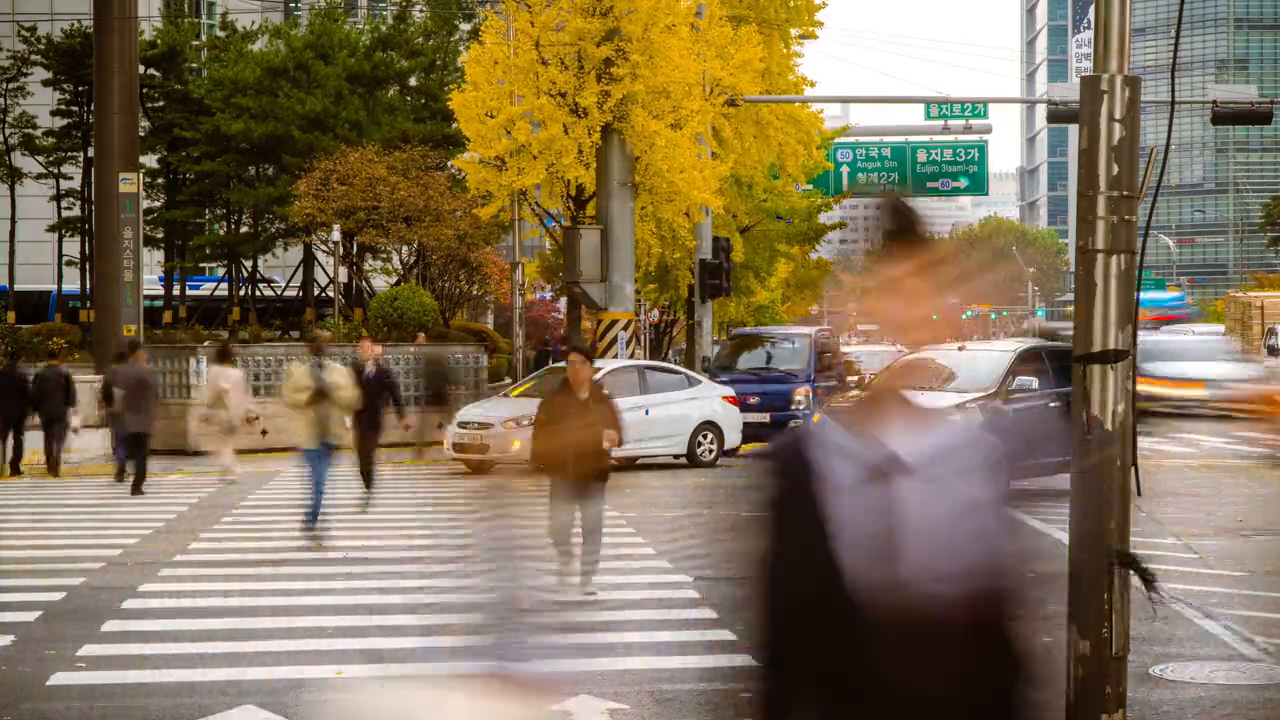
#> input picture frame 15 of OpenCV_컴퓨터비전과정_실습/videos/seoul.mp4, 1280 x 720 px, given in place of road.mp4, which was not available
$ python '허프변환_동영상직선 검출_1.py'
#> lines starting #> are read from the running program, lines starting #| are printed output that depends on the picture; pictures that were not available may be replaced by others from this repository, and a replacement may not be noted
import cv2
import sys
import numpy as np
import math


cap = cv2.VideoCapture('videos/road.mp4')


while True:
    ret, frame = cap.read()
#> frame is the input picture: shape (720, 1280, 3); mean B, G, R 89.5, 114.6, 131

    edges = cv2.Canny(frame, 50, 150)
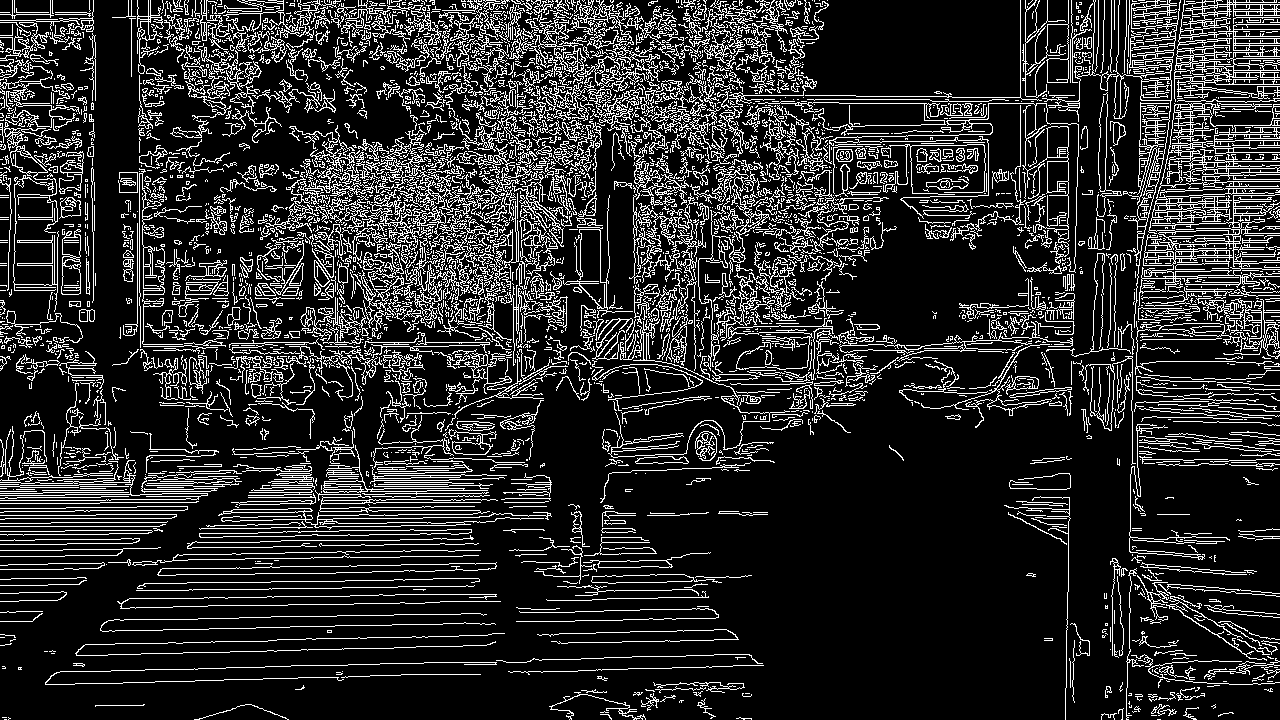
#> edges: shape (720, 1280); 16.5% white in thin lines or dots
    lines = cv2.HoughLinesP(edges, 1, np.pi / 180., 160, minLineLength=100, maxLineGap=8)
#> lines = 188 rows, first 6: [839, 103, 970, 103], [675, 195, 852, 195], [527, 86, 694, 115], [281, 616, 405, 614], [295, 172, 501, 172], [464, 99, 822, 130]
    dst = cv2.cvtColor(edges, cv2.COLOR_GRAY2BGR)
#> dst: shape (720, 1280, 3); 16.5% white in thin lines or dots

    if lines is not None:
        for i in range(lines.shape[0]):
            pt1 = (lines[i][0][0], lines[i][0][1]) # 시작점 좌표
            pt2 = (lines[i][0][2], lines[i][0][3]) # 끝점 좌표
            cv2.line(dst, pt1, pt2, (0, 0, 255), 2, cv2.LINE_AA)
#> this loop made 188 passes
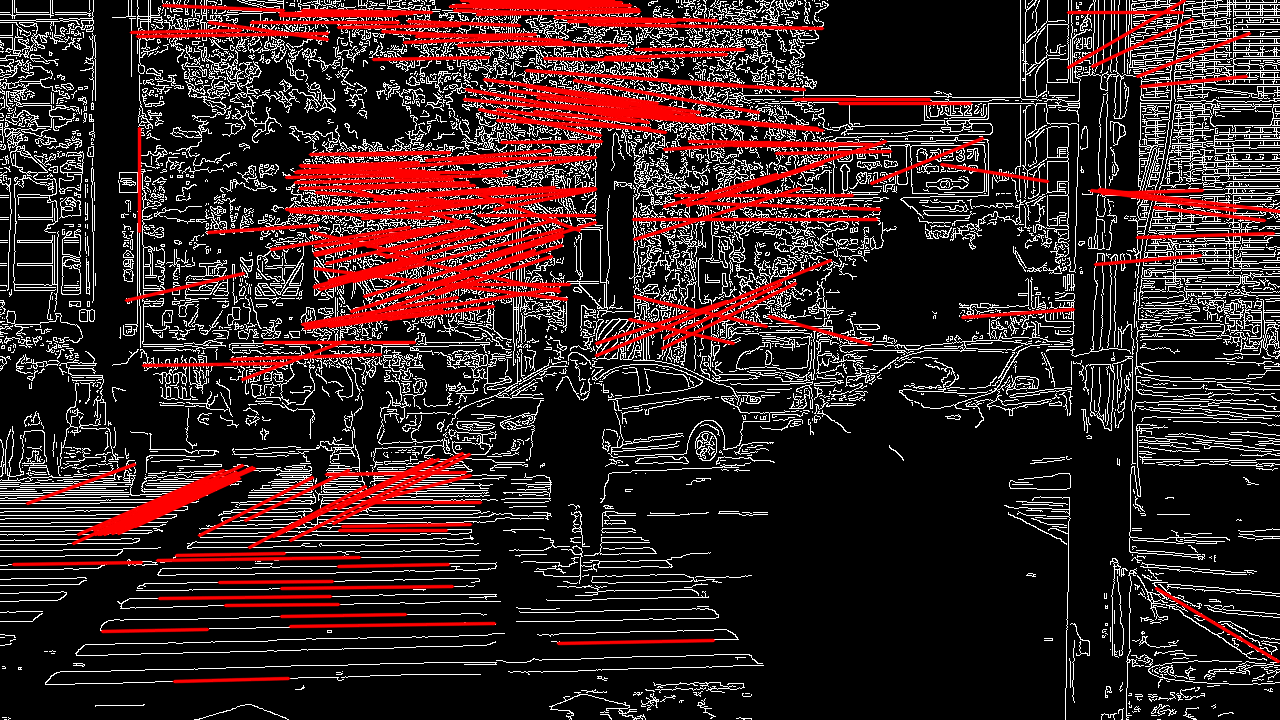
#> dst: shape (720, 1280, 3); mean B, G, R 34.9, 34.9, 55.7


    cv2.imshow('src', frame)
    cv2.imshow('dst', dst)

    if cv2.waitKey(10) == 27: break
#> (key Esc is pressed here)


cv2.destroyAllWindows()

$ run again, starting later in the video
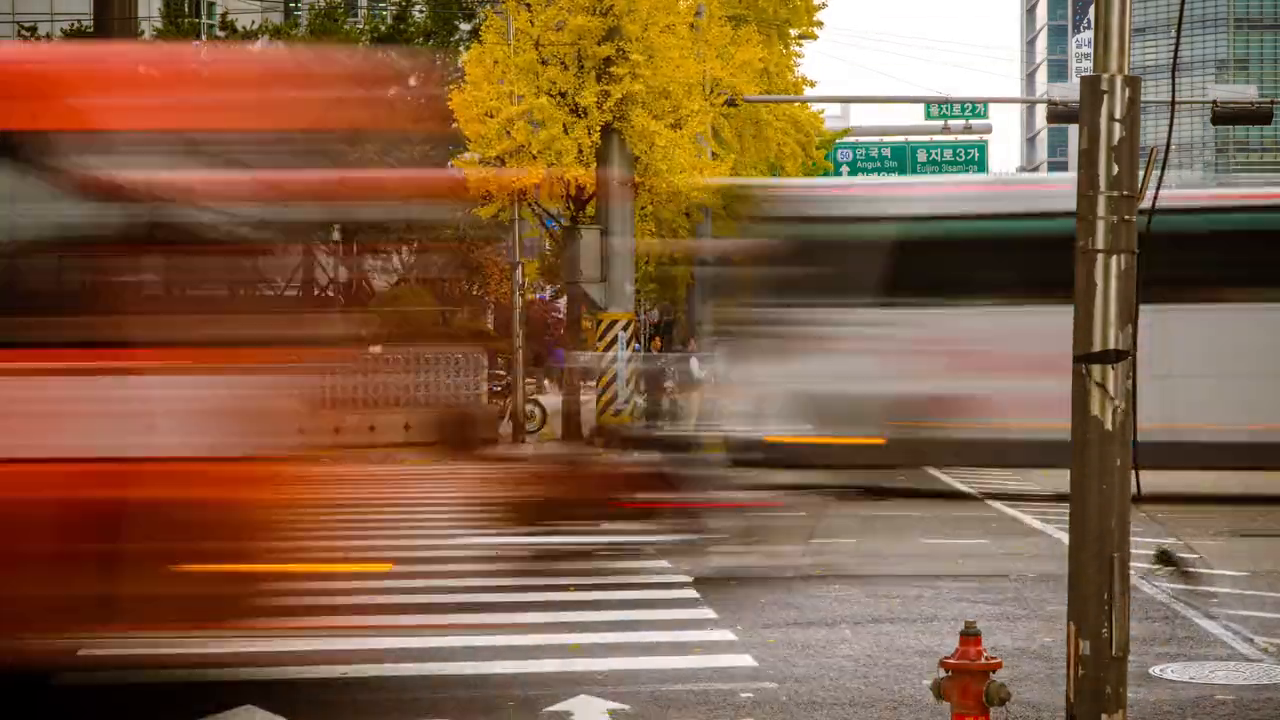
#> input picture frame 67 of OpenCV_컴퓨터비전과정_실습/videos/seoul.mp4, 1280 x 720 px, given in place of road.mp4, which was not available
#> frame is the input picture: shape (720, 1280, 3); mean B, G, R 69.4, 95.7, 130.4
#> `edges = cv2.Canny(frame, 50, 150)`:
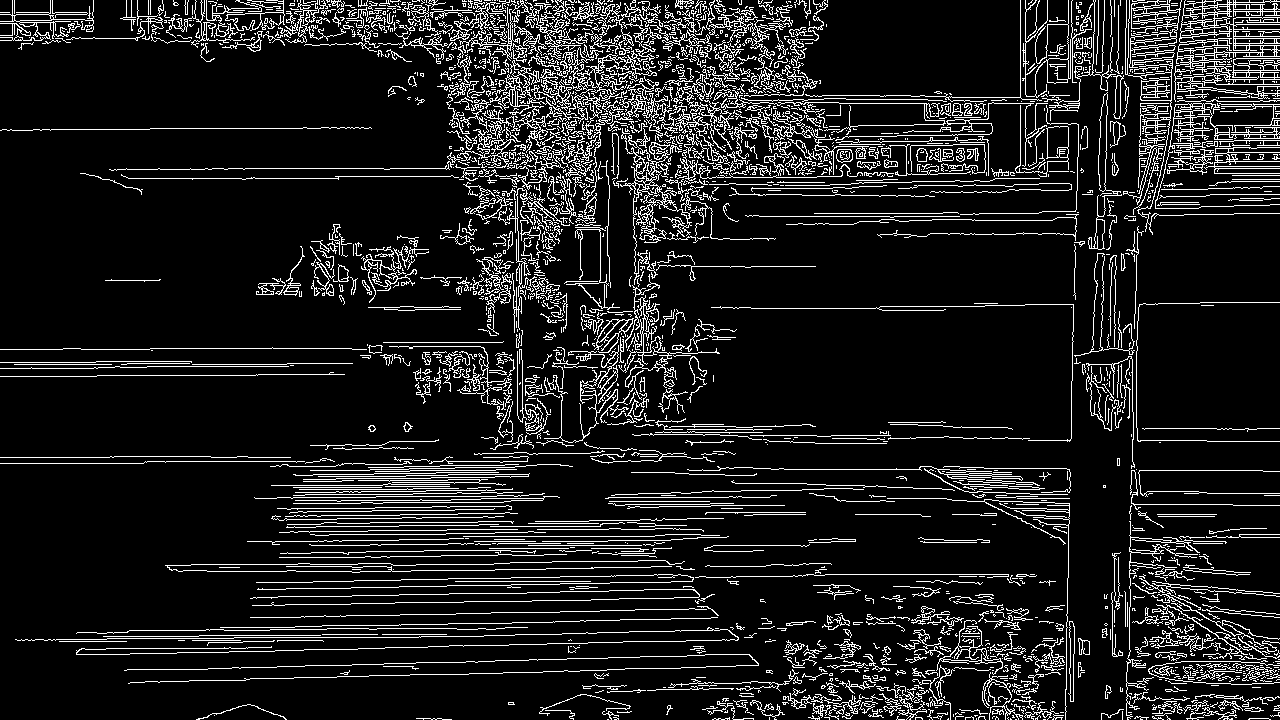
#> edges: shape (720, 1280); 11.4% white in thin lines or dots
#> lines = 132 rows, first 6: [682, 168, 814, 168], [351, 587, 559, 584], [398, 43, 533, 45], [839, 103, 1047, 103], [851, 95, 951, 96], [338, 26, 530, 33]
#> the loop `for i in range(lines.shape[0]):` made 132 passes
#> after the loop `for i in range(lines.shape[0]):`:
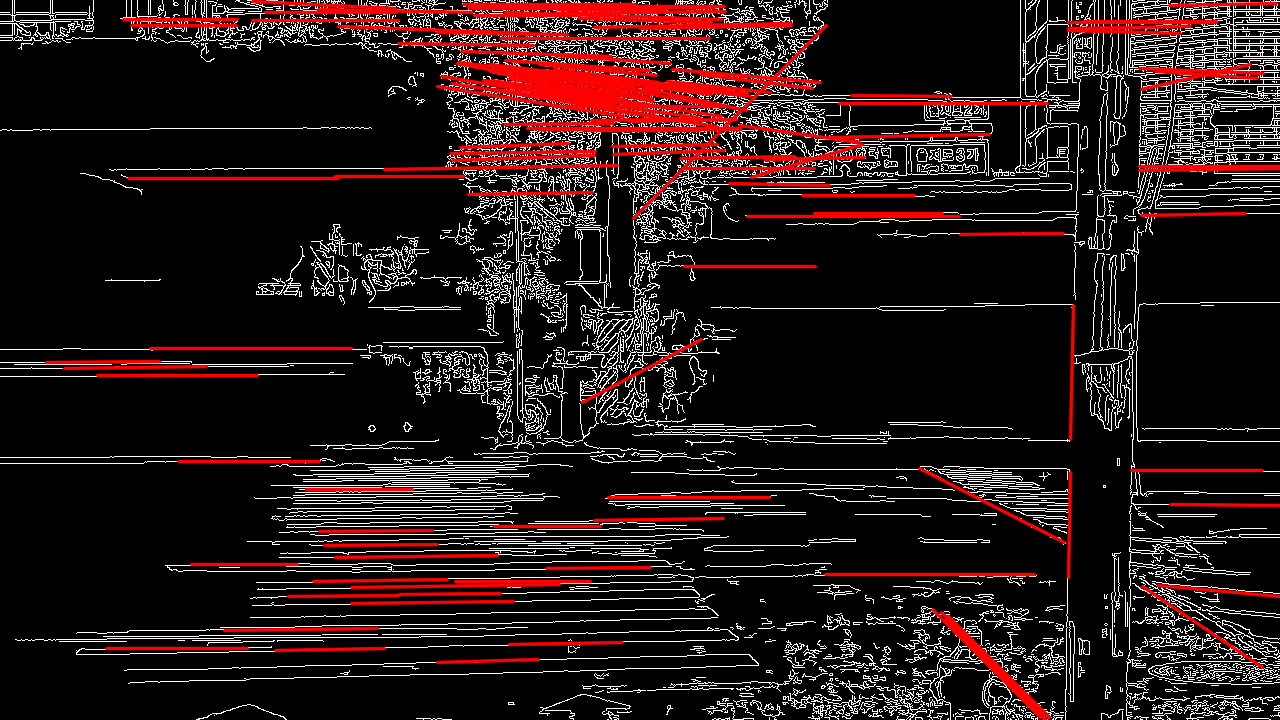
#> dst: shape (720, 1280, 3); mean B, G, R 24.1, 24.1, 39.4

$ run again, starting later in the video
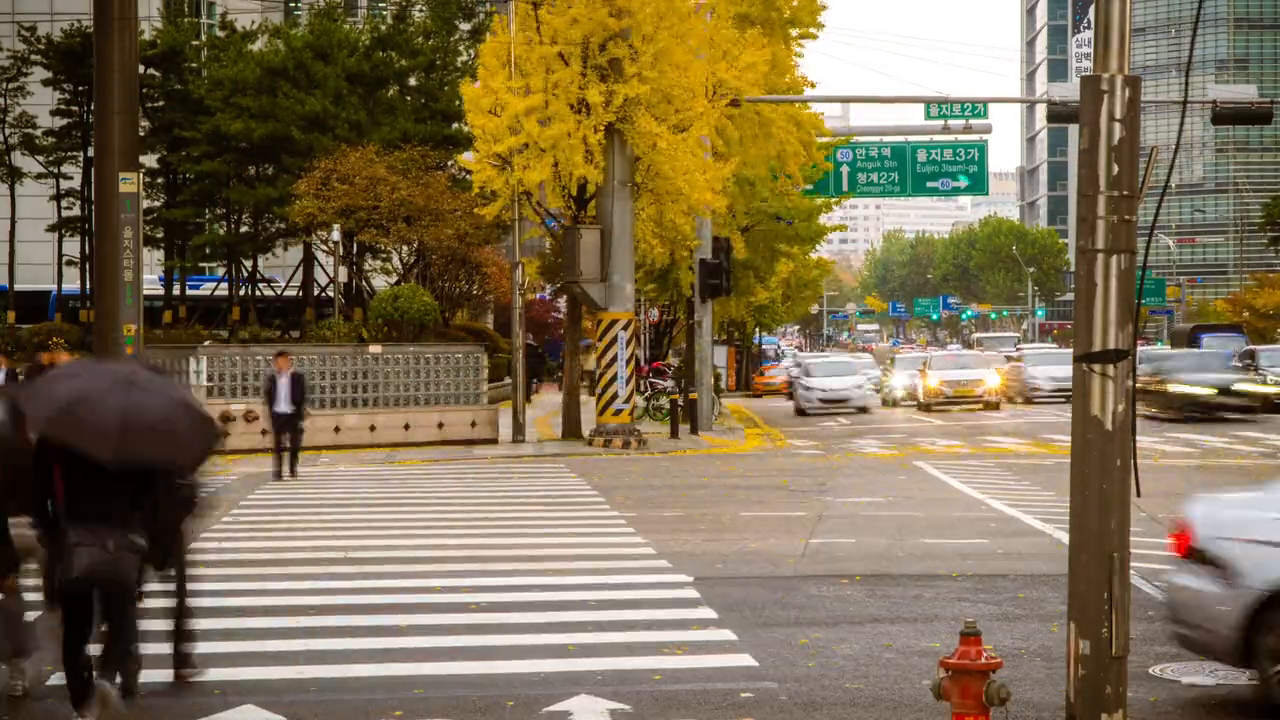
#> input picture frame 120 of OpenCV_컴퓨터비전과정_실습/videos/seoul.mp4, 1280 x 720 px, given in place of road.mp4, which was not available
#> frame is the input picture: shape (720, 1280, 3); mean B, G, R 83.8, 111.1, 126.2
#> `edges = cv2.Canny(frame, 50, 150)`:
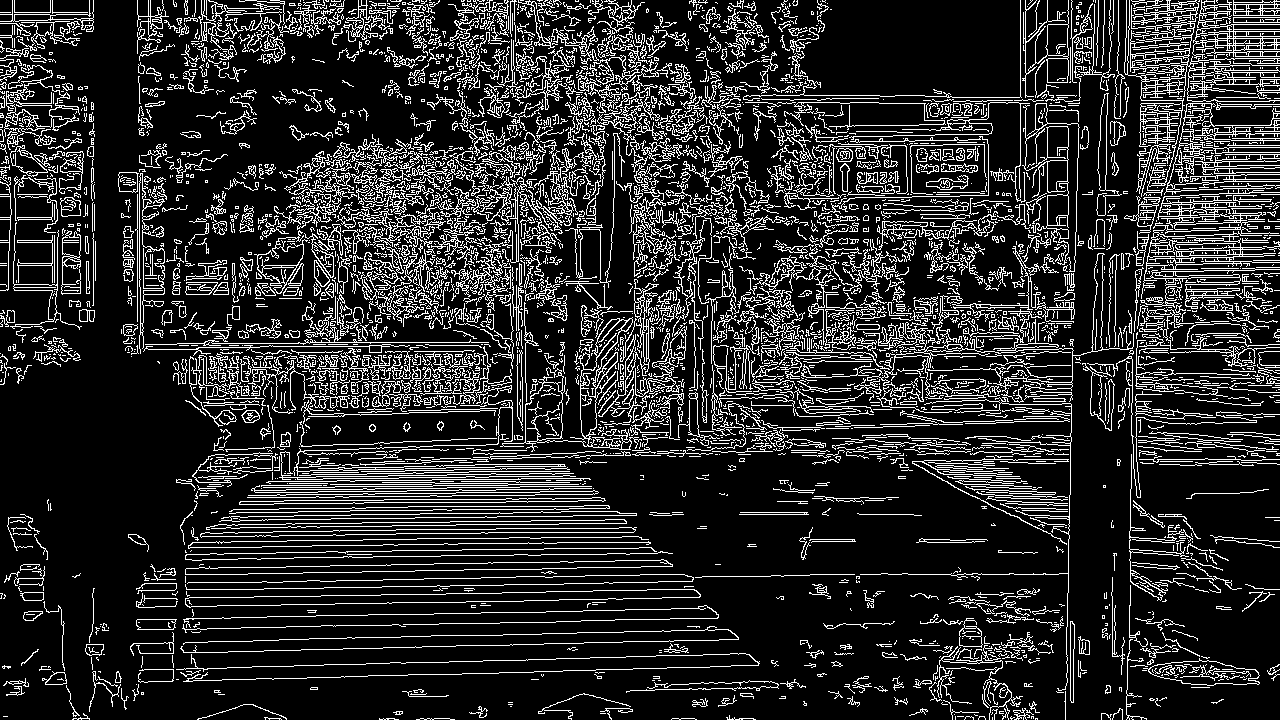
#> edges: shape (720, 1280); 16.8% white in thin lines or dots
#> lines = 182 rows, first 6: [213, 589, 657, 582], [404, 602, 558, 600], [566, 103, 709, 103], [370, 272, 564, 282], [298, 342, 488, 342], [186, 568, 329, 566]
#> the loop `for i in range(lines.shape[0]):` made 182 passes
#> after the loop `for i in range(lines.shape[0]):`:
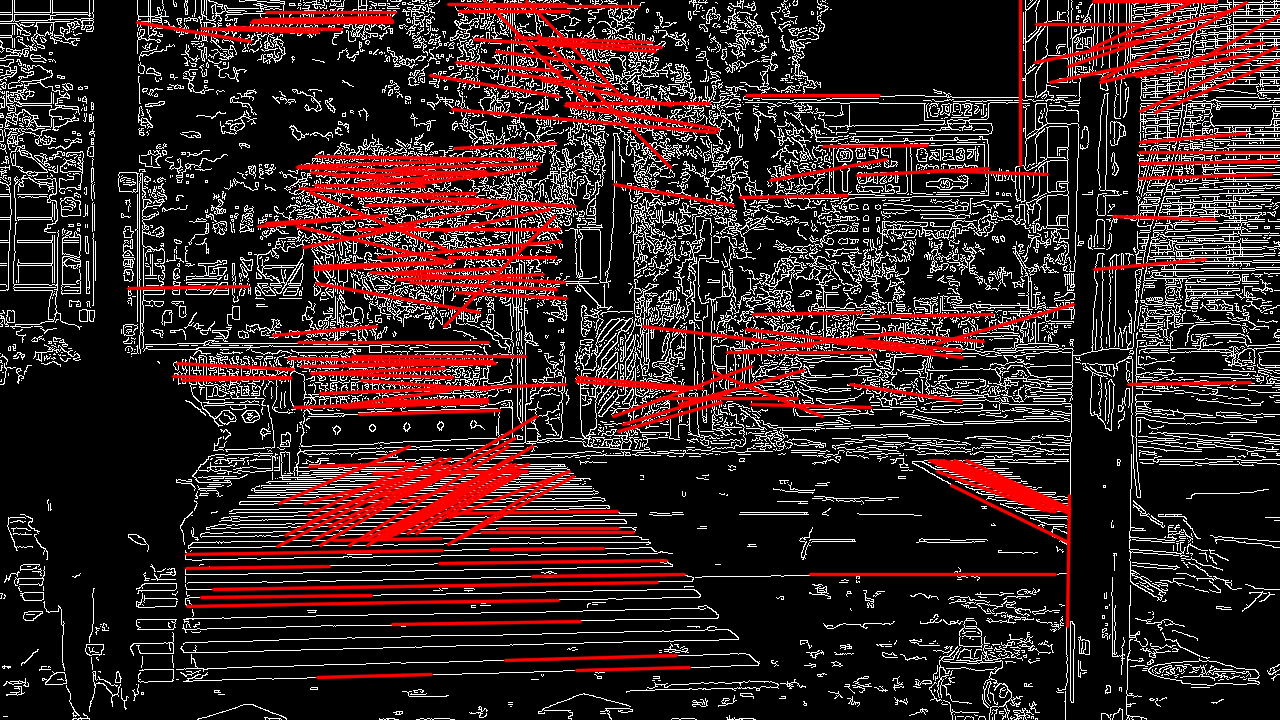
#> dst: shape (720, 1280, 3); mean B, G, R 35.5, 35.5, 56.9
